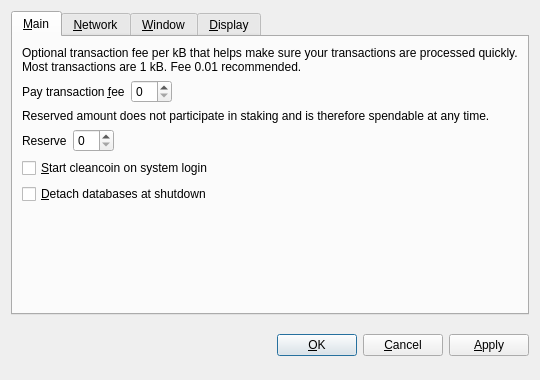
<?xml version="1.0" encoding="UTF-8"?>
<ui version="4.0">
 <class>OptionsDialog</class>
 <widget class="QDialog" name="OptionsDialog">
  <property name="geometry">
   <rect>
    <x>0</x>
    <y>0</y>
    <width>540</width>
    <height>380</height>
   </rect>
  </property>
  <property name="windowTitle">
   <string>Options</string>
  </property>
  <property name="modal">
   <bool>true</bool>
  </property>
  <layout class="QVBoxLayout" name="verticalLayout">
   <item>
    <widget class="QTabWidget" name="tabWidget">
     <property name="tabPosition">
      <enum>QTabWidget::North</enum>
     </property>
     <property name="currentIndex">
      <number>0</number>
     </property>
     <widget class="QWidget" name="tabMain">
      <attribute name="title">
       <string>&amp;Main</string>
      </attribute>
      <layout class="QVBoxLayout" name="verticalLayout_Main">
       <item>
        <widget class="QLabel" name="transactionFeeInfoLabel">
         <property name="text">
          <string>Optional transaction fee per kB that helps make sure your transactions are processed quickly. Most transactions are 1 kB. Fee 0.01 recommended.</string>
         </property>
         <property name="textFormat">
          <enum>Qt::PlainText</enum>
         </property>
         <property name="wordWrap">
          <bool>true</bool>
         </property>
        </widget>
       </item>
       <item>
        <layout class="QHBoxLayout" name="horizontalLayoutFee">
         <item>
          <widget class="QLabel" name="transactionFeeLabel">
           <property name="text">
            <string>Pay transaction &amp;fee</string>
           </property>
           <property name="textFormat">
            <enum>Qt::PlainText</enum>
           </property>
           <property name="buddy">
            <cstring>transactionFee</cstring>
           </property>
          </widget>
         </item>
         <item>
          <widget class="BitcoinAmountField" name="transactionFee"/>
         </item>
         <item>
          <spacer name="horizontalSpacerFee">
           <property name="orientation">
            <enum>Qt::Horizontal</enum>
           </property>
           <property name="sizeHint" stdset="0">
            <size>
             <width>40</width>
             <height>20</height>
            </size>
           </property>
          </spacer>
         </item>
        </layout>
       </item>
       <item>
        <widget class="QLabel" name="reserveBalanceInfoLabel">
         <property name="text">
          <string>Reserved amount does not participate in staking and is therefore spendable at any time.</string>
         </property>
         <property name="textFormat">
          <enum>Qt::PlainText</enum>
         </property>
         <property name="wordWrap">
          <bool>true</bool>
         </property>
        </widget>
       </item>
       <item>
        <layout class="QHBoxLayout" name="horizontalLayoutReserveBalance">
         <item>
          <widget class="QLabel" name="reserveBalanceLabel">
           <property name="text">
            <string>Reserve</string>
           </property>
           <property name="textFormat">
            <enum>Qt::PlainText</enum>
           </property>
           <property name="buddy">
            <cstring>reserveBalance</cstring>
           </property>
          </widget>
         </item>
         <item>
          <widget class="BitcoinAmountField" name="reserveBalance"/>
         </item>
         <item>
          <spacer name="horizontalSpacerReserveBalance">
           <property name="orientation">
            <enum>Qt::Horizontal</enum>
           </property>
           <property name="sizeHint" stdset="0">
            <size>
             <width>40</width>
             <height>20</height>
            </size>
           </property>
          </spacer>
         </item>
        </layout>
       </item>
       <item>
        <widget class="QCheckBox" name="bitcoinAtStartup">
         <property name="toolTip">
          <string>Automatically start cleancoin after logging in to the system.</string>
         </property>
         <property name="text">
          <string>&amp;Start cleancoin on system login</string>
         </property>
        </widget>
       </item>
       <item>
        <widget class="QCheckBox" name="detachDatabases">
         <property name="toolTip">
          <string>Detach block and address databases at shutdown. This means they can be moved to another data directory, but it slows down shutdown. The wallet is always detached.</string>
         </property>
         <property name="text">
          <string>&amp;Detach databases at shutdown</string>
         </property>
        </widget>
       </item>
       <item>
        <spacer name="verticalSpacer_Main">
         <property name="orientation">
          <enum>Qt::Vertical</enum>
         </property>
         <property name="sizeHint" stdset="0">
          <size>
           <width>20</width>
           <height>40</height>
          </size>
         </property>
        </spacer>
       </item>
      </layout>
     </widget>
     <widget class="QWidget" name="tabNetwork">
      <attribute name="title">
       <string>&amp;Network</string>
      </attribute>
      <layout class="QVBoxLayout" name="verticalLayout_Network">
       <item>
        <widget class="QCheckBox" name="mapPortUpnp">
         <property name="toolTip">
          <string>Automatically open the cleancoin client port on the router. This only works when your router supports UPnP and it is enabled.</string>
         </property>
         <property name="text">
          <string>Map port using &amp;UPnP</string>
         </property>
        </widget>
       </item>
       <item>
        <widget class="QCheckBox" name="connectSocks">
         <property name="toolTip">
          <string>Connect to the cleancoin network through a SOCKS proxy (e.g. when connecting through Tor).</string>
         </property>
         <property name="text">
          <string>&amp;Connect through SOCKS proxy:</string>
         </property>
        </widget>
       </item>
       <item>
        <layout class="QHBoxLayout" name="horizontalLayout_Network">
         <item>
          <widget class="QLabel" name="proxyIpLabel">
           <property name="text">
            <string>Proxy &amp;IP:</string>
           </property>
           <property name="textFormat">
            <enum>Qt::PlainText</enum>
           </property>
           <property name="buddy">
            <cstring>proxyIp</cstring>
           </property>
          </widget>
         </item>
         <item>
          <widget class="QValidatedLineEdit" name="proxyIp">
           <property name="maximumSize">
            <size>
             <width>140</width>
             <height>16777215</height>
            </size>
           </property>
           <property name="toolTip">
            <string>IP address of the proxy (e.g. 127.0.0.1)</string>
           </property>
          </widget>
         </item>
         <item>
          <widget class="QLabel" name="proxyPortLabel">
           <property name="text">
            <string>&amp;Port:</string>
           </property>
           <property name="textFormat">
            <enum>Qt::PlainText</enum>
           </property>
           <property name="buddy">
            <cstring>proxyPort</cstring>
           </property>
          </widget>
         </item>
         <item>
          <widget class="QLineEdit" name="proxyPort">
           <property name="maximumSize">
            <size>
             <width>55</width>
             <height>16777215</height>
            </size>
           </property>
           <property name="toolTip">
            <string>Port of the proxy (e.g. 9050)</string>
           </property>
          </widget>
         </item>
         <item>
          <widget class="QLabel" name="socksVersionLabel">
           <property name="text">
            <string>SOCKS &amp;Version:</string>
           </property>
           <property name="textFormat">
            <enum>Qt::PlainText</enum>
           </property>
           <property name="buddy">
            <cstring>socksVersion</cstring>
           </property>
          </widget>
         </item>
         <item>
          <widget class="QValueComboBox" name="socksVersion">
           <property name="toolTip">
            <string>SOCKS version of the proxy (e.g. 5)</string>
           </property>
          </widget>
         </item>
         <item>
          <spacer name="horizontalSpacer_Network">
           <property name="orientation">
            <enum>Qt::Horizontal</enum>
           </property>
           <property name="sizeHint" stdset="0">
            <size>
             <width>40</width>
             <height>20</height>
            </size>
           </property>
          </spacer>
         </item>
        </layout>
       </item>
       <item>
        <spacer name="verticalSpacer_Network">
         <property name="orientation">
          <enum>Qt::Vertical</enum>
         </property>
         <property name="sizeHint" stdset="0">
          <size>
           <width>20</width>
           <height>40</height>
          </size>
         </property>
        </spacer>
       </item>
      </layout>
     </widget>
     <widget class="QWidget" name="tabWindow">
      <attribute name="title">
       <string>&amp;Window</string>
      </attribute>
      <layout class="QVBoxLayout" name="verticalLayout_Window">
       <item>
        <widget class="QCheckBox" name="minimizeToTray">
         <property name="toolTip">
          <string>Show only a tray icon after minimizing the window.</string>
         </property>
         <property name="text">
          <string>&amp;Minimize to the tray instead of the taskbar</string>
         </property>
        </widget>
       </item>
       <item>
        <widget class="QCheckBox" name="minimizeOnClose">
         <property name="toolTip">
          <string>Minimize instead of exit the application when the window is closed. When this option is enabled, the application will be closed only after selecting Quit in the menu.</string>
         </property>
         <property name="text">
          <string>M&amp;inimize on close</string>
         </property>
        </widget>
       </item>
       <item>
        <spacer name="verticalSpacer_Window">
         <property name="orientation">
          <enum>Qt::Vertical</enum>
         </property>
         <property name="sizeHint" stdset="0">
          <size>
           <width>20</width>
           <height>40</height>
          </size>
         </property>
        </spacer>
       </item>
      </layout>
     </widget>
     <widget class="QWidget" name="tabDisplay">
      <attribute name="title">
       <string>&amp;Display</string>
      </attribute>
      <layout class="QVBoxLayout" name="verticalLayout_Display">
       <item>
        <layout class="QHBoxLayout" name="horizontalLayout_1_Display">
         <item>
          <widget class="QLabel" name="langLabel">
           <property name="text">
            <string>User Interface &amp;language:</string>
           </property>
           <property name="textFormat">
            <enum>Qt::PlainText</enum>
           </property>
           <property name="buddy">
            <cstring>lang</cstring>
           </property>
          </widget>
         </item>
         <item>
          <widget class="QValueComboBox" name="lang">
           <property name="toolTip">
            <string>The user interface language can be set here. This setting will take effect after restarting cleancoin.</string>
           </property>
          </widget>
         </item>
        </layout>
       </item>
       <item>
        <layout class="QHBoxLayout" name="horizontalLayout_2_Display">
         <item>
          <widget class="QLabel" name="unitLabel">
           <property name="text">
            <string>&amp;Unit to show amounts in:</string>
           </property>
           <property name="textFormat">
            <enum>Qt::PlainText</enum>
           </property>
           <property name="buddy">
            <cstring>unit</cstring>
           </property>
          </widget>
         </item>
         <item>
          <widget class="QValueComboBox" name="unit">
           <property name="toolTip">
            <string>Choose the default subdivision unit to show in the interface and when sending coins.</string>
           </property>
          </widget>
         </item>
        </layout>
       </item>
       <item>
        <widget class="QCheckBox" name="displayAddresses">
         <property name="toolTip">
          <string>Whether to show cleancoin addresses in the transaction list or not.</string>
         </property>
         <property name="text">
          <string>&amp;Display addresses in transaction list</string>
         </property>
        </widget>
       </item>
       <item>
        <widget class="QCheckBox" name="coinControlFeatures">
         <property name="toolTip">
          <string>Whether to show coin control features or not.</string>
         </property>
         <property name="text">
          <string>Display coin &amp;control features (experts only!)</string>
         </property>
        </widget>
       </item>
       <item>
        <spacer name="verticalSpacer_Display">
         <property name="orientation">
          <enum>Qt::Vertical</enum>
         </property>
         <property name="sizeHint" stdset="0">
          <size>
           <width>20</width>
           <height>40</height>
          </size>
         </property>
        </spacer>
       </item>
      </layout>
     </widget>
    </widget>
   </item>
   <item>
    <layout class="QHBoxLayout" name="horizontalLayout_Buttons">
     <item>
      <spacer name="horizontalSpacer_1">
       <property name="orientation">
        <enum>Qt::Horizontal</enum>
       </property>
       <property name="sizeHint" stdset="0">
        <size>
         <width>40</width>
         <height>48</height>
        </size>
       </property>
      </spacer>
     </item>
     <item>
      <widget class="QLabel" name="statusLabel">
       <property name="font">
        <font>
         <weight>75</weight>
         <bold>true</bold>
        </font>
       </property>
       <property name="text">
        <string/>
       </property>
       <property name="textFormat">
        <enum>Qt::PlainText</enum>
       </property>
       <property name="wordWrap">
        <bool>true</bool>
       </property>
      </widget>
     </item>
     <item>
      <spacer name="horizontalSpacer_2">
       <property name="orientation">
        <enum>Qt::Horizontal</enum>
       </property>
       <property name="sizeHint" stdset="0">
        <size>
         <width>40</width>
         <height>48</height>
        </size>
       </property>
      </spacer>
     </item>
     <item>
      <widget class="QPushButton" name="okButton">
       <property name="text">
        <string>&amp;OK</string>
       </property>
      </widget>
     </item>
     <item>
      <widget class="QPushButton" name="cancelButton">
       <property name="text">
        <string>&amp;Cancel</string>
       </property>
       <property name="autoDefault">
        <bool>false</bool>
       </property>
      </widget>
     </item>
     <item>
      <widget class="QPushButton" name="applyButton">
       <property name="text">
        <string>&amp;Apply</string>
       </property>
       <property name="autoDefault">
        <bool>false</bool>
       </property>
      </widget>
     </item>
    </layout>
   </item>
  </layout>
 </widget>
 <customwidgets>
  <customwidget>
   <class>BitcoinAmountField</class>
   <extends>QSpinBox</extends>
   <header>bitcoinamountfield.h</header>
  </customwidget>
  <customwidget>
   <class>QValueComboBox</class>
   <extends>QComboBox</extends>
   <header>qvaluecombobox.h</header>
  </customwidget>
  <customwidget>
   <class>QValidatedLineEdit</class>
   <extends>QLineEdit</extends>
   <header>qvalidatedlineedit.h</header>
  </customwidget>
 </customwidgets>
 <resources/>
 <connections/>
</ui>
